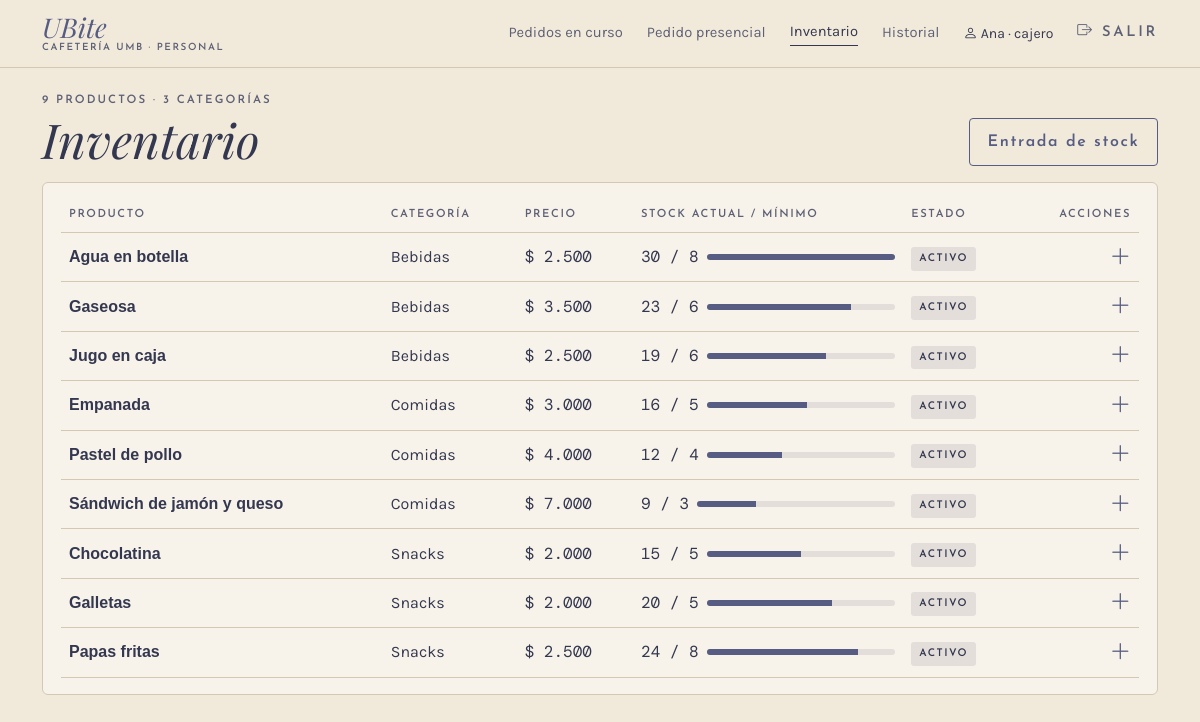
/inventario/ (signed in), run on the app's committed database.
### app/models.py (models this page shows, shortened)
class Usuario(UserMixin, db.Model):
    __tablename__ = "usuario"
    __table_args__ = (
        db.CheckConstraint("rol IN ('cajero', 'administrador')", name="ck_usuario_rol"),
    )
    id_usuario = db.Column(db.Integer, primary_key=True, autoincrement=True)
    nombre = db.Column(db.Text, nullable=False)
    rol = db.Column(db.Text, nullable=False)
    username = db.Column(db.Text, nullable=False, unique=True)
    password_hash = db.Column(db.Text, nullable=False)
    activo = db.Column(db.Boolean, nullable=False, default=True)
    @property
    def is_active(self):
        return bool(self.activo)

class Producto(db.Model):
    __tablename__ = "producto"
    __table_args__ = (
        db.CheckConstraint("precio > 0", name="ck_producto_precio"),
        db.CheckConstraint("stock_actual >= 0", name="ck_producto_stock"),
        db.CheckConstraint("stock_minimo >= 0", name="ck_producto_minimo"),
    )
    id_producto = db.Column(db.Integer, primary_key=True, autoincrement=True)
    nombre = db.Column(db.Text, nullable=False)
    descripcion = db.Column(db.Text)
    precio = db.Column(db.Float, nullable=False)
    stock_actual = db.Column(db.Integer, nullable=False, default=0)
    stock_minimo = db.Column(db.Integer, nullable=False, default=0)
    activo = db.Column(db.Boolean, nullable=False, default=True)
    id_categoria = db.Column(db.Integer, db.ForeignKey("categoria.id_categoria"), nullable=False)
    categoria = db.relationship("Categoria", back_populates="productos")

class Categoria(db.Model):
    __tablename__ = "categoria"
    id_categoria = db.Column(db.Integer, primary_key=True, autoincrement=True)
    nombre = db.Column(db.Text, nullable=False, unique=True)
    productos = db.relationship("Producto", back_populates="categoria", lazy=True)

### app/routes/inventario.py (the view)
@bp.route("/")
@rol_requerido("cajero", "administrador")
def lista():
    productos = gestion.inventario()
    bajos = [p for p in productos if p.activo and p.stock_actual <= p.stock_minimo]
    return render_template("inventario/lista.html", productos=productos, bajos=bajos,
                           estado=gestion.estado_producto,
                           categorias=len({p.id_categoria for p in productos}),
                           tope=max([p.stock_actual for p in productos] + [1]))

### app/__init__.py (called while the page is built)
def pesos(valor):
    return f"{valor:,.0f}".replace(",", ".")

@login_manager.user_loader
def cargar_usuario(id_usuario):
    from .models import Usuario
    return db.session.get(Usuario, int(id_usuario))

### app/database.py (called while the page is built)
@event.listens_for(Engine, "begin")
def _iniciar(conexion):
    conexion.exec_driver_sql("BEGIN IMMEDIATE" if _escritura.get() else "BEGIN")

### app/gestion.py (called while the page is built)
def estado_producto(p):
    if not p.activo:
        return "inactivo"
    if p.stock_actual == 0:
        return "agotado"
    if p.stock_actual <= p.stock_minimo:
        return "stock bajo"
    return "activo"

def inventario():
    return (Producto.query.join(Categoria)
            .order_by(Categoria.nombre, Producto.nombre).all())

### app/routes/__init__.py (called while the page is built)
def rol_requerido(*roles):
    def decorador(vista):
        @wraps(vista)
        @login_required
        def envoltura(*args, **kwargs):
            if current_user.rol not in roles:
                abort(403)
            return vista(*args, **kwargs)
        return envoltura
    return decorador

def datos_menu():
    if not current_user.is_authenticated:
        return {}
    from flask import request
    admin = current_user.rol == "administrador"
    seccion = request.endpoint
    if seccion in ("inventario.entrada", "inventario.producto"):
        seccion = "inventario.lista"
    return {"es_admin": admin, "seccion": seccion,
            "menu_personal": MENU_ADMIN if admin else MENU_CAJERO,
            "menu_inferior": INFERIOR_ADMIN if admin else INFERIOR_CAJERO}

### app/routes/cliente.py (called while the page is built)
@bp.app_context_processor
def datos_carrito():
    carrito = session.get("carrito", {})
    return {"unidades_carrito": sum(carrito.values())}

### app/templates/inventario/lista.html (shortened to what this page needs)
{% extends "caja/_base.html" %}
{% macro chip(p) %}
{% set e = estado(p) %}
<span class="chip {{ 'chip-punteado' if e in ('stock bajo', 'agotado', 'inactivo') }}">{{ e }}</span>
{% endmacro %}
{% block panel %}
<div class="d-flex flex-wrap justify-content-between align-items-end gap-3 mb-3">
  <div>
    <p class="etiqueta mb-1">{{ productos|length }} productos · {{ categorias }} categorías</p>
    <h1 class="titulo display-5 mb-0">Inventario</h1>
  </div>
  <div class="d-flex gap-2 flex-fill flex-lg-grow-0">
    <a class="btn btn-contorno flex-fill" href="{{ url_for('inventario.entrada') }}">Entrada de stock</a>
  </div>
</div>
<div class="tarjeta d-none d-md-block">
  <table class="table tabla-ubite align-middle mb-0">
    <thead><tr><th>Producto</th><th>Categoría</th><th>Precio</th><th>Stock actual / mínimo</th><th>Estado</th><th class="text-end">Acciones</th></tr></thead>
    <tbody>
    {% for p in productos %}
    <tr class="{{ 'text-body-secondary' if not p.activo }}">
      <td class="fw-bold">{{ p.nombre }}</td>
      <td class="suave">{{ p.categoria.nombre }}</td>
      <td class="mono">$ {{ p.precio|pesos }}</td>
      <td><div class="d-flex align-items-center gap-2">
        <span class="mono text-nowrap">{{ p.stock_actual }} / {{ p.stock_minimo }}</span>
        <div class="medidor flex-fill"><span style="width: {{ p.stock_actual / tope * 100 }}%"></span></div>
      </div></td>
      <td>{{ chip(p) }}</td>
      <td class="text-end text-nowrap">
        <a class="icono-btn" href="{{ url_for('inventario.entrada', producto=p.id_producto) }}" title="Entrada de stock de {{ p.nombre }}"><i class="bi bi-plus-lg"></i></a>
      </td>
    </tr>
    {% endfor %}
    </tbody>
  </table>
</div>
{% endblock %}

### app/templates/caja/_base.html (shortened to what this page needs)
{% extends "base.html" %}
{% block clase_main %}{{ 'con-lateral' if es_admin }} container-xl py-4 con-barra-inferior{% endblock %}
{% block encabezado %}
<header class="barra {{ 'd-lg-none' if es_admin }}">
  <div class="container-xl d-flex justify-content-between align-items-center">
    <a class="marca {% if titulo_barra %}d-none d-lg-inline-block{% endif %}" href="{{ url_for(menu_personal[0][0]) }}">
      <span class="nombre">UBite</span><span class="sub">Cafetería UMB · Personal</span>
    </a>
    {% if not es_admin %}
    <nav class="nav-personal d-none d-lg-flex gap-4 align-items-center">
      {% for ruta, texto, _ in menu_personal %}
      <a href="{{ url_for(ruta) }}" class="{{ 'activo' if seccion == ruta }}">{{ texto }}</a>
      {% endfor %}
      <span class="small"><i class="bi bi-person"></i> {{ current_user.nombre.split(' ')[0] }} · {{ current_user.rol }}</span>
      <a href="{{ url_for('auth.salir') }}" class="etiqueta"><i class="bi bi-box-arrow-right"></i> Salir</a>
    </nav>
    {% endif %}
  </div>
</header>
{% endblock %}
{% block contenido %}
{% block panel %}{% endblock %}
{% endblock %}

### app/static/css/ubite.css (style rules this page uses)
:root { --papel: #F1E9DA; --papel-claro: #F8F3EA; --lavado: #E3DEDA; --linea: #D4C8B3; --tinta: #575D82; --tinta-oscura: #33374F; --tinta-suave: #5E6176; --alerta: #8A3B2E; --f-titulo: "Playfair Display", Georgia, serif; --f-etiqueta: "Josefin Sans", Arial, sans-serif; --f-texto: "Karla", Arial, sans-serif; --f-mono: "DM Mono", "Courier New", monospace; --bs-body-bg: var(--papel); --bs-body-color: var(--tinta-oscura); --bs-body-font-family: var(--f-texto); --bs-border-color: var(--linea); --bs-link-color-rgb: 51, 55, 79; --bs-link-hover-color-rgb: 87, 93, 130; }
html { background: var(--papel); }
body { min-height: 100vh; background: var(--papel); color: var(--tinta-oscura); font-family: var(--f-texto); }
.titulo { font-family: var(--f-titulo); font-style: italic; font-weight: 400; color: var(--tinta-oscura); line-height: 1.1; }
.etiqueta { font-family: var(--f-etiqueta); font-weight: 600; font-size: .72rem; letter-spacing: .18em; text-transform: uppercase; color: var(--tinta-suave); }
.mono { font-family: var(--f-mono); }
.suave { color: var(--tinta-suave); }
.barra { border-bottom: 1px solid var(--linea); padding: 14px 0; background: var(--papel); }
.marca { text-decoration: none; display: inline-block; line-height: 1; }
.marca .nombre { font-family: var(--f-titulo); font-style: italic; font-size: 1.7rem; color: var(--tinta); }
.marca .sub { display: block; margin-top: 2px; font-family: var(--f-etiqueta); font-weight: 600; font-size: .62rem; letter-spacing: .16em; text-transform: uppercase; color: var(--tinta-suave); }
.icono-btn { color: var(--tinta); font-size: 1.35rem; text-decoration: none; }
.nav-personal a { font-size: .92rem; color: var(--tinta-suave); text-decoration: none; padding-bottom: 2px; }
.nav-personal a.activo, .nav-personal a:hover { color: var(--tinta-oscura); border-bottom: 1px solid var(--tinta-oscura); }
.btn { font-family: var(--f-etiqueta); font-weight: 600; letter-spacing: .1em; border-radius: 4px; padding: .7rem 1.1rem; }
.btn-contorno { background: transparent; border: 1px solid var(--tinta); color: var(--tinta); }
.tarjeta { display: block; background: var(--papel-claro); border: 1px solid var(--linea); border-radius: 6px; padding: 16px 18px; }
.chip { display: inline-block; font-family: var(--f-etiqueta); font-weight: 600; font-size: .66rem; letter-spacing: .14em; text-transform: uppercase; background: var(--lavado); color: var(--tinta-oscura); padding: 4px 8px; border-radius: 3px; }
.tabla-ubite { --bs-table-bg: transparent; --bs-table-color: var(--tinta-oscura); }
.tabla-ubite th { font-family: var(--f-etiqueta); font-size: .7rem; letter-spacing: .14em; text-transform: uppercase; color: var(--tinta-suave); font-weight: 600; }
.medidor { height: 6px; background: var(--lavado); border-radius: 3px; overflow: hidden; min-width: 60px; }
.medidor span { display: block; height: 100%; background: var(--tinta); }
.chip { white-space: nowrap; }

### data on the page
Usuario: nombre "Ana", rol "cajero"
Producto: nombre "Agua en botella", categoria.nombre "Bebidas", precio|pesos "2.500", stock_actual "30", stock_minimo "8", e "ACTIVO"
Producto: nombre "Gaseosa", categoria.nombre "Bebidas", precio|pesos "3.500", stock_actual "23", stock_minimo "6", e "ACTIVO"
Producto: nombre "Jugo en caja", categoria.nombre "Bebidas", precio|pesos "2.500", stock_actual "19", stock_minimo "6", e "ACTIVO"
Producto: nombre "Empanada", categoria.nombre "Comidas", precio|pesos "3.000", stock_actual "16", stock_minimo "5", e "ACTIVO"
Producto: nombre "Pastel de pollo", categoria.nombre "Comidas", precio|pesos "4.000", stock_actual "12", stock_minimo "4", e "ACTIVO"
Producto: nombre "Sándwich de jamón y queso", categoria.nombre "Comidas", precio|pesos "7.000", stock_actual "9", stock_minimo "3", e "ACTIVO"
Producto: nombre "Chocolatina", categoria.nombre "Snacks", precio|pesos "2.000", stock_actual "15", stock_minimo "5", e "ACTIVO"
Producto: nombre "Galletas", categoria.nombre "Snacks", precio|pesos "2.000", stock_actual "20", stock_minimo "5", e "ACTIVO"
Producto: nombre "Papas fritas", categoria.nombre "Snacks", precio|pesos "2.500", stock_actual "24", stock_minimo "8", e "ACTIVO"

### other printed values
{{ texto }} "Pedidos en curso" "Pedido presencial" "Inventario" "Historial"
{{ productos|length }} "9"
{{ categorias }} "3"
